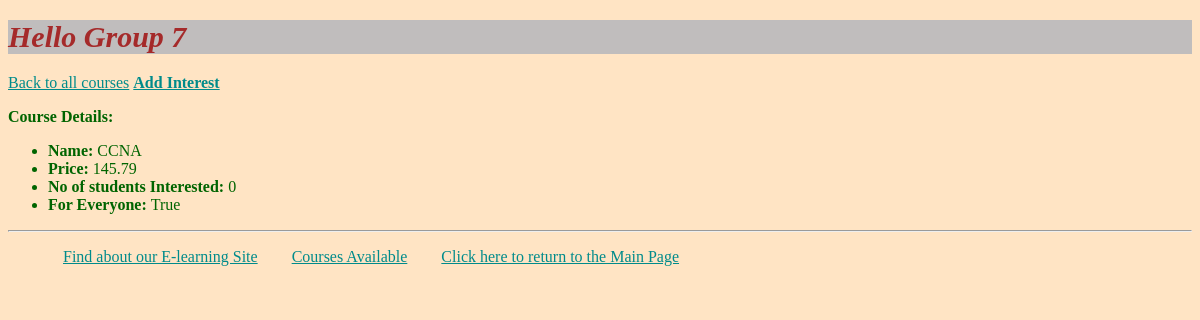
The app's page /myapp/courses/1/ with its own data.
### myapp/models.py (models this page shows, shortened)
class Course(models.Model):
    topic = models.ForeignKey(Topic, related_name='courses', on_delete=models.CASCADE)
    name = models.CharField(max_length=200)
    interested = models.PositiveIntegerField(default=0)
    stages = models.PositiveIntegerField(default=3)
    price = models.DecimalField(max_digits=10, decimal_places=2)
    for_everyone = models.BooleanField(default=True)
    description = models.TextField(max_length=300, null=True, blank=True)

### myapp/views.py (the view)
# urls.py: path(r'courses/<int:course_no>/', views.coursedetail, name='coursedetail'),
def coursedetail(request, course_no):
    course = get_object_or_404(Course, id=course_no)
    context = {'course': course}
    return render(request, 'myapp/coursedetail.html', context)

### templates/myapp/coursedetail.html
{% extends 'myapp/base.html' %}
{% block body_block %}
    <a href="{% url 'myapp:courses' %}">Back to all courses</a>
    <b><a href="{% url 'myapp:add_interest' course.id %}">Add Interest</a> </b>
    <p><b>Course Details:</b></p>
    <ul>
        <li>
            <b>Name: </b>{{ course.name}}
        </li>
        <li>
            <b>Price: </b>{{ course.price }}
        </li>
        <li>
            <b>No of students Interested: </b>{{ course.interested }}
        </li>
        <li>
            <b>For Everyone: </b>{{ course.for_everyone }}
        </li>
    </ul>
{% endblock %}

### myapp/static/style.css (style rules this page uses)
body { background-color: bisque; color: darkgreen; }
a { color: darkcyan; }

### records on screen
Course: name "CCNA", price "145.79", interested "0", for_everyone "True"
